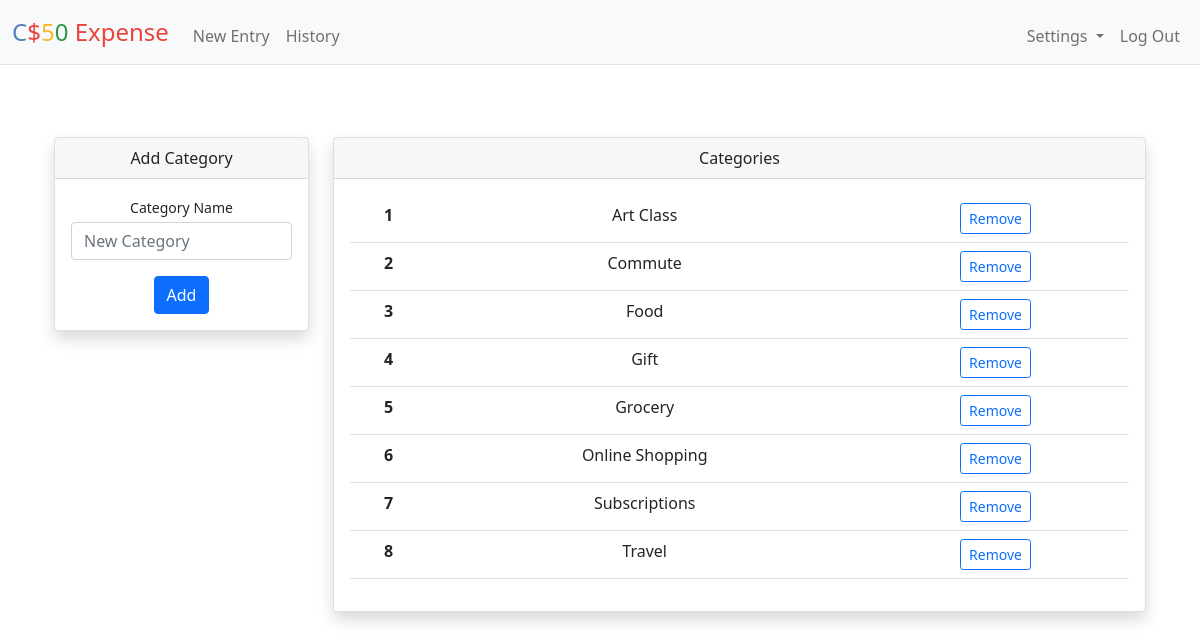
The app's page /personalize (signed in) with its own data.
### tables this page shows
CREATE TABLE categories (
    id INTEGER PRIMARY KEY AUTOINCREMENT NOT NULL,
    category TEXT NOT NULL,
    user_id INTEGER NOT NULL,
    FOREIGN KEY (user_id) REFERENCES users (id)
);

### app.py (the view)
@app.route("/personalize", methods=["GET", "POST"])
@login_required
def personalize():
    cat = db.execute("SELECT id, category FROM categories WHERE user_id=?", session["user_id"])
    try:
        cat = pd.DataFrame.from_dict(cat).sort_values(['category']).reset_index()
    except:
        cat = pd.DataFrame.from_dict(cat)
        cat['category'] = None
    if request.method == "POST":
        if 'remove_button' in request.form:
            id = request.form['remove_button']
            db_id = db.execute("SELECT * FROM categories WHERE user_id=? AND id=?", session["user_id"], id)
            if len(db_id) == 0:
                return apology("category doesn't exist", 400)
            db.execute("DELETE FROM categories WHERE id=?", id)
            flash('Category successfully removed')
            return redirect("/personalize")
        elif 'add_button' in request.form:
            if not request.form.get("category"):
                return apology("please add a category", 400)
            if request.form.get("category") in cat['category'].unique():
                return apology("category already exists", 400)
            db.execute("INSERT INTO categories (category,user_id) VALUES (?,?)"
                        , request.form.get("category"), session["user_id"])
            return redirect("/personalize")
        else:
            return apology("illegal entry", 400)
    else:
        cat = cat.to_dict('records')
        return render_template("personalize.html", cat=cat)

### app.py (called while the page is built)
@app.after_request
def after_request(response):
    response.headers["Cache-Control"] = "no-cache, no-store, must-revalidate"
    response.headers["Expires"] = 0
    response.headers["Pragma"] = "no-cache"
    return response

### helpers.py (called while the page is built)
def login_required(f):
    @wraps(f)
    def decorated_function(*args, **kwargs):
        if session.get("user_id") is None:
            return redirect("/login")
        return f(*args, **kwargs)
    return decorated_function

### templates/personalize.html (shortened to what this page needs)
{% extends "layout.html" %}
{% block main %}
  <div class="container-sm px-4 mt-4">
    <div class="row">
      <div class="col-xl-3">
        <div class="card mb-3 shadow">
          <div class="card-header">Add Category</div>
          <div class="card-body">
            <form action="/personalize" method="post">
              <div class="mb-3">
                <label class="small mb-1" for="category">Category Name</label>
                <input class="form-control" id="category" name="category" type="text" placeholder="New Category" required>
              </div>
              <button class="btn btn-primary" type="submit" name="add_button" value="add_button">Add</button>
            </form>
          </div>
        </div>
      </div>
      <div class="col-xl-9">
        <div class="card mb-3 shadow">
          <div class="card-header">Categories</div>
          <div class="card-body">
            <form action="/personalize" method="post">
              <table class="table">
                <tbody>
                  {% for item in cat %}
                  <tr>
                  <th scope="row">{{loop.index}}</th>
                  <td>{{item.category|e}}</td>
                  <td>
                    <button type="button" class="btn btn-outline-primary btn-sm" data-bs-toggle="modal" data-bs-target="#refid{{item.id|e}}">Remove</button>
                  </td>
                  </tr>
                  {% endfor %}
                </tbody>
              </table>
            </form>
          </div>
        </div>
      </div>
    </div>
  </div>
{% endblock %}

### records on screen
categories: category "Art Class"
categories: category "Commute"
categories: category "Food"
categories: category "Gift"
categories: category "Grocery"
categories: category "Online Shopping"
categories: category "Subscriptions"
categories: category "Travel"
